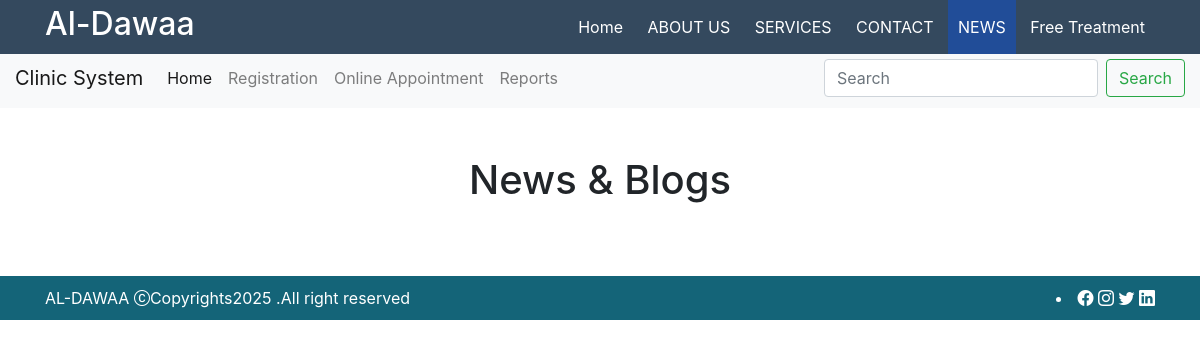
The app's page /news, older data.
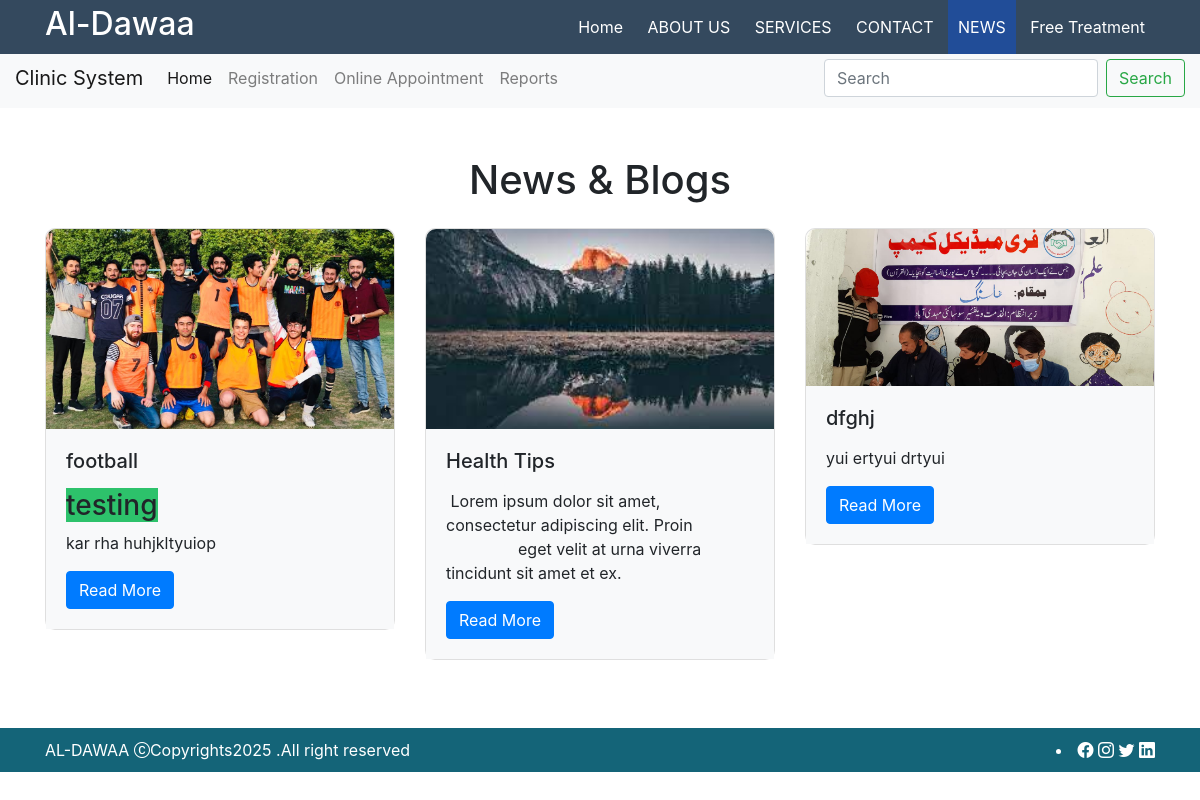
The same page, newer data.
### news/models.py (models this page shows)
class News(models.Model):
    news_image=models.FileField(upload_to="news/",null=True,default=None,unique=True)
    news_title=models.CharField(max_length=50)
    news_details=HTMLField()

### al_dawaa/views.py (the view)
# urls.py: path('news', views.news),
def news(request):
                    newsData=News.objects.all()
                    data={
                        'title':'Al-Dawaa',
                        'newsData':newsData,
                    }
                    return render(request,"news.html",data)

### templates/news.html (shortened to what this page needs)
{% extends "base.html" %} {% block content %} <!DOCTYPE html>
<!DOCTYPE html>
<html lang="en">
  <head>
    <link
      rel="stylesheet"
      href="https://stackpath.bootstrapcdn.com/bootstrap/4.5.2/css/bootstrap.min.css"
    />
  </head>
  <body>
    <div class="container">
      <h1 class="text-center mt-5 mb-4">News & Blogs</h1>
      <div class="row">
        {% for n in newsData %}
        <div class="col-md-4">
          <div class="card news-card">
            <img
              src="/media/{{n.news_image}}"
              class="card-img-top img_fluid"
              alt="News Image"
            />
            <div class="card-body">
              <h5 class="card-title">{{n.news_title}}</h5>
              <p class="card-text">{{n.news_details | safe}}</p>
              <a href="#" class="btn btn-primary">Read More</a>
            </div>
          </div>
        </div>
        {% endfor %}
      </div>
    </div>
  </body>
</html>
{% endblock %}

Row changes from the older to the newer data that the page shows:
added News: news_image (picture), news_title "football", news_details "testing kar rha huhjkltyuiop"
added News: news_image (picture), news_title "Health Tips", news_details "Lorem ipsum dolor sit amet, consectetur adipiscing elit. Proin eget velit at urna viverra tincidunt sit amet et ex."
added News: news_image (picture), news_title "dfghj", news_details "yui ertyui drtyui"
